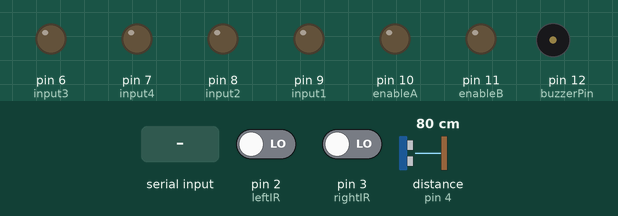
Bench run of a sketch on a simulated Arduino Uno, built with avr-gcc and run on an emulated ATmega328P. Parts: output pins drawn as LEDs (lit = HIGH), buzzer (waves = sounding, pin HIGH). The inputs (shaded band) are chosen by the test bench; at power-on: pin 2 (leftIR) LOW, pin 3 (rightIR) LOW, distance to the obstacle (sensor on pin 4) 80 cm. The echo pulse lasts 58.3 µs per cm; pins used as bus, display or sensor lines are not drawn.

Above: at 1.2 s.
1.3 s: "F" received over the second serial link
At 2.5 s:
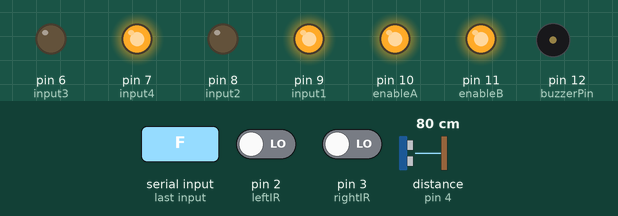
2.8 s: "R" received over the second serial link
At 3.9 s:
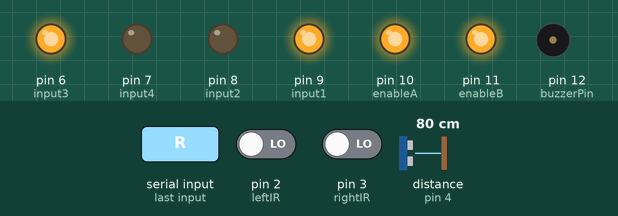
4.3 s: "L" received over the second serial link
At 5.0 s:
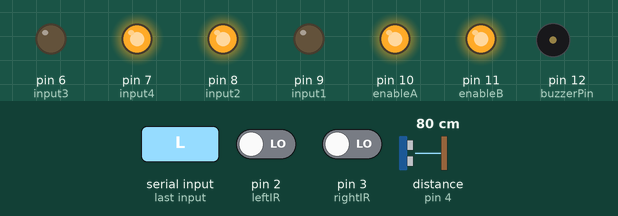
5.8 s: "B" received over the second serial link
At 6.2 s:
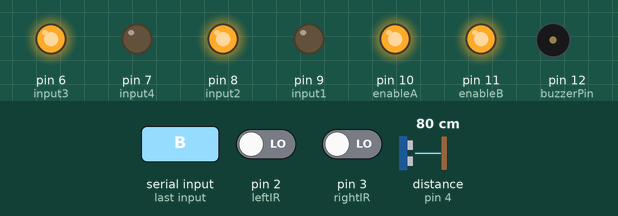
7.3 s: "S" received over the second serial link
At 8.5 s:
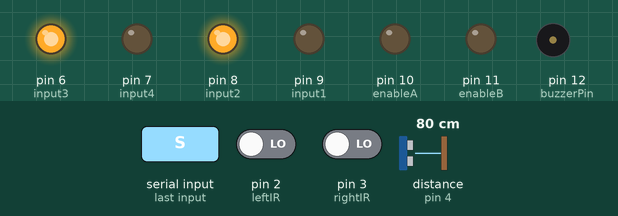
8.8 s: "A" received over the second serial link
At 9.8 s:
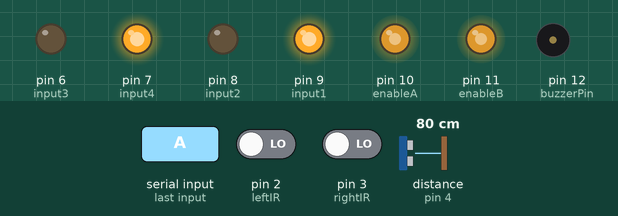
Timing chart, 0 to 11.3 s (numbered marks = the images above; inputs shaded):
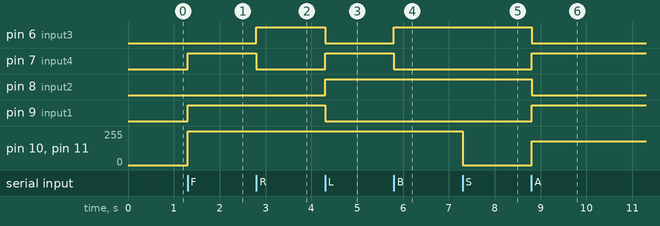

The sketch:

Akad_ly.ino
```cpp
#include <SoftwareSerial.h>

#define input1 9  //input1 és input2 a kocsi Jobb kerekeiért felelnek
#define input2 8
#define input3 6  //input3 és input4 a kocsi Bal kerekeiért felelnek
#define input4 7
#define enableA 10  //enableA azt adja meg, hogy a jobb kerekek mekkora feszültséget kapnak
#define enableB 11  //enableB azt adja meg, hogy a bal kerekek mekkora feszültséget kapnak
#define leftIR 2
#define rightIR 3
#define trigPin 5  //Trig a HC-SR04 ultrahang szenzor jelkiküldő eleme
#define echoPin 4  //Echo a HC-SR04 ultrahang szenzor vevő eleme
#define buzzerPin 12

SoftwareSerial myBluetooth(1, 13);

int szazalekosNyomatek, rightData, leftData;
long duration, distance;
long int data, newData;

void setup() {
  pinMode(rightIR, INPUT);
  pinMode(leftIR, INPUT);
  pinMode(input1, OUTPUT);
  pinMode(input2, OUTPUT);
  pinMode(enableA, OUTPUT);
  pinMode(input3, OUTPUT);
  pinMode(input4, OUTPUT);
  pinMode(enableB, OUTPUT);
  pinMode(trigPin, OUTPUT);
  pinMode(echoPin, INPUT);
  pinMode(buzzerPin, OUTPUT);
  myBluetooth.begin(9600);
}

void loop() {

  while(myBluetooth.available() == 0);

  do{
      data = myBluetooth.read();

      switch(data){
        case 'F':
          forwardMotion(100);
          break;
        case 'R':
          leftMotion(100);
          break;
        case 'L':
          rightMotion(100);
          break;
        case 'B':
          backwardMotion(100);
          break;
        case 'S':
          stopMotion();
          break;
        case 'A':
          do{
            distance = measureDistance();

            if (distance < 20)
            {
              stopMotion();
              digitalWrite(buzzerPin, HIGH);
            }
            else{
              rightData = digitalRead(rightIR);
              leftData = digitalRead(leftIR);

              if(rightData == 1 && leftData == 1)
              {
                stopMotion();
              }
              else if(rightData == 0 && leftData == 1){
                rightMotion(70);
              }
              else if(rightData == 1 && leftData == 0){
                leftMotion(70);
              }
              else if(rightData == 0 && leftData == 0){
                forwardMotion(70);
              }
              else
                stopMotion();
              }
              newData = myBluetooth.read();
            }while(newData != 'Q');
       default:
       break;
      }
    }while(data != 'E');
}

void forwardMotion(int nyomatek) {
  szazalekosNyomatek = map(nyomatek,0,100,0,255);

  digitalWrite(input2, LOW);
  digitalWrite(input1, HIGH);
  digitalWrite(input3, LOW);
  digitalWrite(input4, HIGH);
  analogWrite(enableA, szazalekosNyomatek);
  analogWrite(enableB, szazalekosNyomatek);
}

void backwardMotion(int nyomatek) {
  szazalekosNyomatek = map(nyomatek,0,100,0,255);

  digitalWrite(input2, HIGH);
  digitalWrite(input1, LOW);
  digitalWrite(input3, HIGH);
  digitalWrite(input4, LOW);
  analogWrite(enableA, szazalekosNyomatek);
  analogWrite(enableB, szazalekosNyomatek);
}

void leftMotion(int nyomatek) {
  szazalekosNyomatek = map(nyomatek,0,100,0,255);

  digitalWrite(input2, LOW);
  digitalWrite(input1, HIGH);
  digitalWrite(input3, HIGH);
  digitalWrite(input4, LOW);
  analogWrite(enableA, szazalekosNyomatek);
  analogWrite(enableB, szazalekosNyomatek);
}

void rightMotion(int nyomatek) {
  szazalekosNyomatek = map(nyomatek,0,100,0,255);

  digitalWrite(input2, HIGH);
  digitalWrite(input1, LOW);
  digitalWrite(input3, LOW);
  digitalWrite(input4, HIGH);
  analogWrite(enableA, szazalekosNyomatek);
  analogWrite(enableB, szazalekosNyomatek);
}

void stopMotion(){
  digitalWrite(enableA, LOW);
  digitalWrite(enableB, LOW);
}

long measureDistance(){
  digitalWrite(trigPin, LOW);
  delayMicroseconds(2);
  digitalWrite(trigPin, HIGH);
  delayMicroseconds(10);
  digitalWrite(trigPin, LOW);

  duration = pulseIn(echoPin, HIGH);

  distance = duration * 0.034 / 2;  //A jel által megtett távolságot a hang levegőben lévő terjedési sebessége segítségével határozzuk meg.

  return distance;
}
```

Measured:
- after the input at 1.3 s, pin 7 (input4), pin 9 (input1): LOW → HIGH at once; pin 10 (enableA), pin 11 (enableB): 0/255 → 255/255 at once
- after the input at 2.8 s, pin 6 (input3): LOW → HIGH at once; pin 7 (input4): HIGH → LOW at once
- after the input at 4.3 s, pin 6 (input3), pin 9 (input1): HIGH → LOW at once; pin 7 (input4), pin 8 (input2): LOW → HIGH at once
- after the input at 5.8 s, pin 6 (input3): LOW → HIGH at once; pin 7 (input4): HIGH → LOW at once
- after the input at 7.3 s, pin 10 (enableA), pin 11 (enableB): 255/255 → 0/255 at once
- after the input at 8.8 s, pin 6 (input3), pin 8 (input2): HIGH → LOW at once; pin 7 (input4), pin 9 (input1): LOW → HIGH at once; pin 10 (enableA), pin 11 (enableB): 0/255 → 178/255 at once
